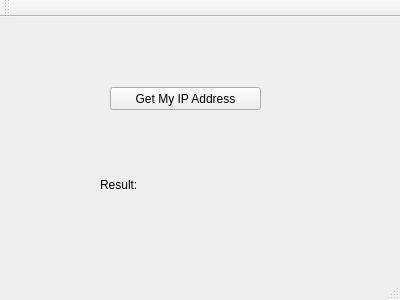
<?xml version="1.0" encoding="UTF-8"?>
<ui version="4.0">
 <class>MainWindow</class>
 <widget class="QMainWindow" name="MainWindow">
  <property name="geometry">
   <rect>
    <x>0</x>
    <y>0</y>
    <width>400</width>
    <height>300</height>
   </rect>
  </property>
  <property name="windowTitle">
   <string>MainWindow</string>
  </property>
  <widget class="QWidget" name="centralWidget">
   <widget class="QPushButton" name="getButton">
    <property name="geometry">
     <rect>
      <x>110</x>
      <y>70</y>
      <width>151</width>
      <height>23</height>
     </rect>
    </property>
    <property name="text">
     <string>Get My IP Address</string>
    </property>
   </widget>
   <widget class="QLabel" name="label">
    <property name="geometry">
     <rect>
      <x>100</x>
      <y>160</y>
      <width>61</width>
      <height>16</height>
     </rect>
    </property>
    <property name="text">
     <string>Result:</string>
    </property>
   </widget>
   <widget class="QLabel" name="result">
    <property name="geometry">
     <rect>
      <x>190</x>
      <y>160</y>
      <width>161</width>
      <height>16</height>
     </rect>
    </property>
    <property name="text">
     <string/>
    </property>
   </widget>
  </widget>
  <widget class="QMenuBar" name="menuBar">
   <property name="geometry">
    <rect>
     <x>0</x>
     <y>0</y>
     <width>400</width>
     <height>17</height>
    </rect>
   </property>
  </widget>
  <widget class="QToolBar" name="mainToolBar">
   <attribute name="toolBarArea">
    <enum>TopToolBarArea</enum>
   </attribute>
   <attribute name="toolBarBreak">
    <bool>false</bool>
   </attribute>
  </widget>
  <widget class="QStatusBar" name="statusBar"/>
 </widget>
 <layoutdefault spacing="6" margin="11"/>
 <resources/>
 <connections/>
</ui>
